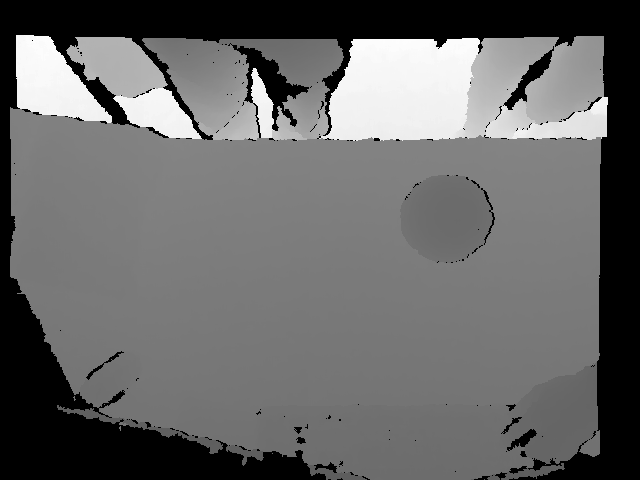
%> input picture code/lab5/kinect_viewer/2019-06-11_10-31-30.066_d.png, 640 x 480 px
$ octave skrypt.m   (GNU Octave 9; MATLAB toolbox functions it lacks are replaced by stand-ins)
%> lines starting %> are read from the running program, lines starting %| are printed output that depends on the picture
clear all
% parametry kamery
f = 525;
cx = 312;
cy = 264;

D = double(imread('2019-06-11_10-31-30.066_d.png'));
%> D: size 480x640 double; min 0, max 1980, mean 807.7; mean of the top-left, top-right, bottom-left and bottom-right quarters 876.3, 929.7, 659.7, 765.2
rgb = imread('2019-06-11_10-31-30.066_c.png');
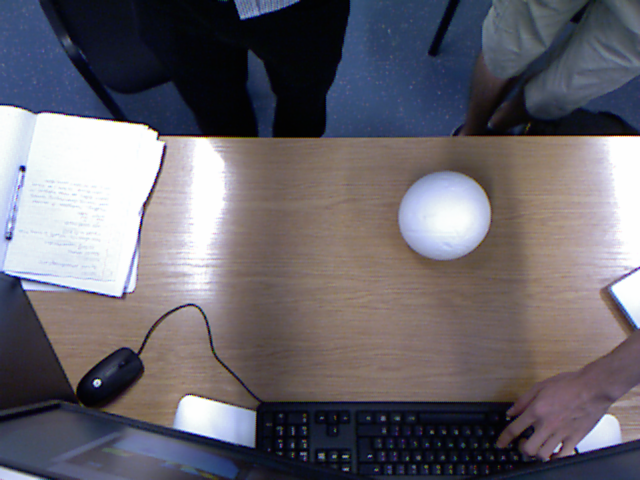
%> input picture code/lab5/kinect_viewer/2019-06-11_10-31-30.066_c.png, 640 x 480 px
%> rgb is the input picture: size 480x640x3 uint8; mean R, G, B 104.5, 101.4, 109.2

hsv = rgb2hsv(rgb);
%> hsv: size 480x640x3 double; mean H, S, V 0.441, 0.296, 0.465

XYZ = zeros(480, 640, 3);


for i = 1: 480
    for j = 1 : 640
%         if (hsv(i, j, 2) < 0.1)
        XYZ(i, j, 3) = D(i, j);
        XYZ(i, j, 1) = (j - cx)*XYZ(i, j, 3)/f; %wyznaczanie wymiaru x
        XYZ(i, j, 2) = (i - cy)*XYZ(i, j, 3)/f; %wyznaczanie wymiaru y
%         end
    end
end
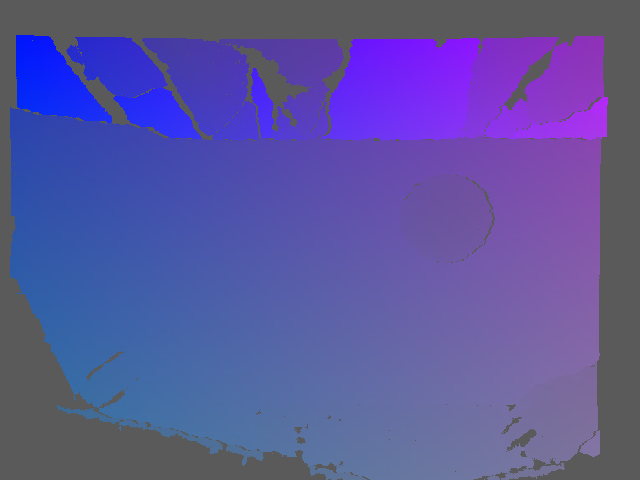
%> XYZ: size 480x640x3 double; mean R, G, B 14.4, -58.4, 807.7; drawn with min black and max white
%> (the run ends here)
